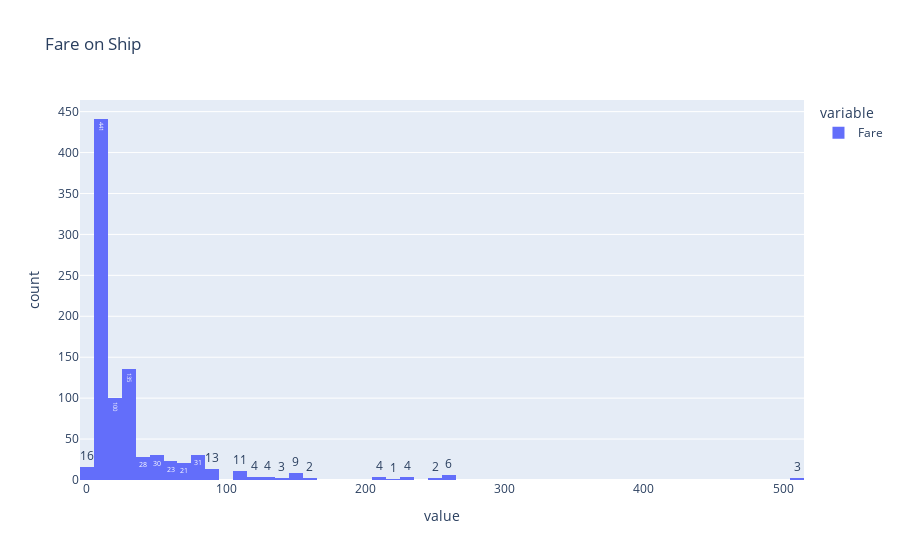

Here is the notebook cell this chart was saved with:
### Markdown cell above
### Fare

### Code cell
# Fare kebanyakan, kemungkinan perlu di binning. Ada yang Outlier juga
px.histogram(df['Fare'], text_auto=True, title='Fare on Ship')

### Figure 1 — Plotly figure (JSON) as saved in the notebook; plotly's stock layout.template omitted (floating-point values rounded to 4 significant figures; data arrays with more than 128 entries replaced by an {"elided": "..."} marker saying what was removed)
{"data": [{"alignmentgroup": "True", "bingroup": "x", "hovertemplate": "variable=Fare<br>value=%{x}<br>count=%{y}<extra></extra>", "legendgroup": "Fare", "marker": {"color": "#636efa", "pattern": {"shape": ""}}, "name": "Fare", "offsetgroup": "Fare", "orientation": "v", "showlegend": true, "texttemplate": "%{value}", "type": "histogram", "x": {"elided": "891 float values"}, "xaxis": "x", "yaxis": "y"}], "layout": {"barmode": "relative", "legend": {"title": {"text": "variable"}, "tracegroupgap": 0}, "title": {"text": "Fare on Ship"}, "xaxis": {"anchor": "y", "domain": [0, 1], "title": {"text": "value"}}, "yaxis": {"anchor": "x", "domain": [0, 1], "title": {"text": "count"}}}}
